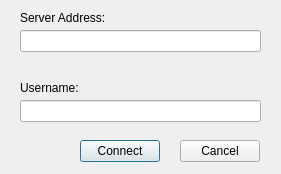
<?xml version="1.0" encoding="UTF-8"?>
<ui version="4.0">
 <class>ConnectDialog</class>
 <widget class="QDialog" name="ConnectDialog">
  <property name="windowModality">
   <enum>Qt::ApplicationModal</enum>
  </property>
  <property name="geometry">
   <rect>
    <x>0</x>
    <y>0</y>
    <width>281</width>
    <height>174</height>
   </rect>
  </property>
  <property name="windowTitle">
   <string>Dialog</string>
  </property>
  <property name="modal">
   <bool>true</bool>
  </property>
  <widget class="QLabel" name="server_label">
   <property name="geometry">
    <rect>
     <x>20</x>
     <y>10</y>
     <width>121</width>
     <height>16</height>
    </rect>
   </property>
   <property name="text">
    <string>Server Address:</string>
   </property>
  </widget>
  <widget class="QLineEdit" name="server_edit">
   <property name="geometry">
    <rect>
     <x>20</x>
     <y>30</y>
     <width>241</width>
     <height>22</height>
    </rect>
   </property>
  </widget>
  <widget class="QLineEdit" name="username_edit">
   <property name="geometry">
    <rect>
     <x>20</x>
     <y>100</y>
     <width>241</width>
     <height>22</height>
    </rect>
   </property>
   <property name="text">
    <string/>
   </property>
  </widget>
  <widget class="QLabel" name="username_label">
   <property name="geometry">
    <rect>
     <x>20</x>
     <y>80</y>
     <width>121</width>
     <height>16</height>
    </rect>
   </property>
   <property name="text">
    <string>Username:</string>
   </property>
  </widget>
  <widget class="QPushButton" name="connect_button">
   <property name="geometry">
    <rect>
     <x>80</x>
     <y>140</y>
     <width>80</width>
     <height>22</height>
    </rect>
   </property>
   <property name="text">
    <string>Connect</string>
   </property>
  </widget>
  <widget class="QPushButton" name="cancel_button">
   <property name="geometry">
    <rect>
     <x>180</x>
     <y>140</y>
     <width>80</width>
     <height>22</height>
    </rect>
   </property>
   <property name="text">
    <string>Cancel</string>
   </property>
  </widget>
 </widget>
 <resources/>
 <connections/>
</ui>
